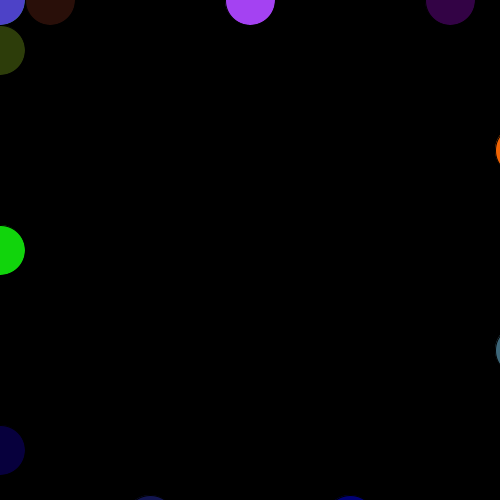
Frame 1 (no input)
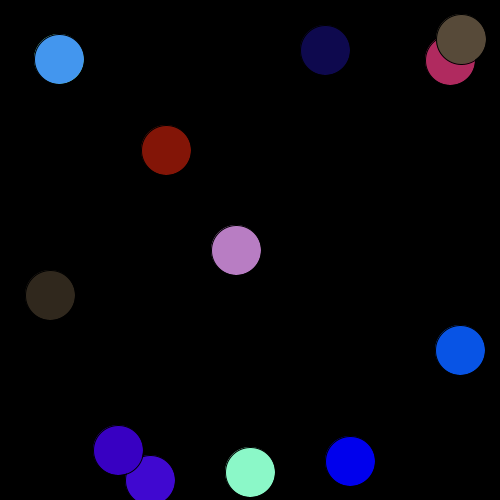
Frame 60 (the mouse pressed at the canvas centre just before this capture)
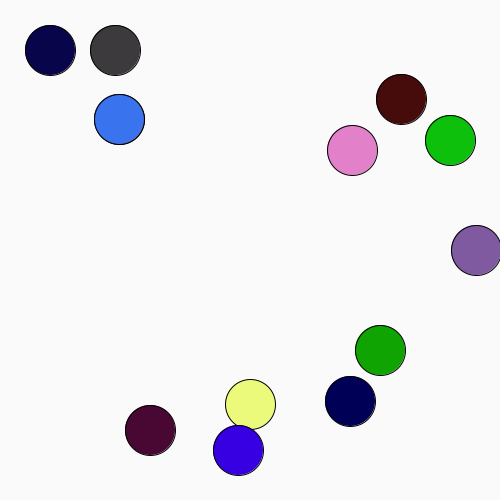
Frame 120 (the mouse held since frame 60 and released just before this capture)

The Processing sketch that drew these frames (run headless with seeded random() and noise(); from frame 60 on, the mouse is pressed at the canvas centre):

// Processing sketch: processing_176509
// ── processing_176509.pde

int y = 0;
int j = 520;
int k = 520;
int l = 0;
int m = 0;
//circulos paralelos
int a = 0;
int b = 520;
int c = 520;
int d = 0;
int e = 0;
//circulos en x
int x = 0;
int z = 0;
int p = 520;
int q = -20;
void setup() {
size(500,500);
//Stroke();
background(255);
  

   
}
void draw(){
float value1 = random(100,80);
background(mouseX,mouseY);
//y
fill(random(255),random(255),random(255));
ellipse(250,y,50,50);
//j

fill(random(80),random(25),random(255));
ellipse(150,j,50,50);
//k

fill(random(0),random(0),random(255));
ellipse(350,k,50,50);
//l
fill(random(75),random(45),random(100));
ellipse(50,l,50,50);
//m
fill(random(255),random(200),random(200));
ellipse(450,m,50,50);
//circulos paralelos, a
fill(random(100),random(100),random(100));
ellipse(a,50,50,50);
//b
fill(random(255),random(255),random(255));
ellipse(b,150,50,50);
//c
fill(random(255),random(255),random(255));
ellipse(c,350,50,50);
//d
fill(random(255),random(255),random(255));
ellipse(d,250,50,50);
//e
fill(random(255),random(0),random(255));
ellipse(e,450,50,50);
//circulo en equis, x y z
fill(random(255),random(255),random(0));
ellipse(x,z,50,50);
//p y q
fill(random(255),random(255),random(255));
ellipse(x,z,50,50);
//declaracion de las variables
fill(random(150),random(150),random(150));
ellipse(p,q,50,50);
if(y<520){
  y=y+8;
}else if(y>500){
  y= -20;
}

//segundo circulo
if(j>-20){
  j=j-10;
}else if(j<0){
  j= 520;
}

//tercer circulo
if(k>-20){
  k=k-1;
}else if(k<0){
  k= 520;
}
//cuarto circulo
if(l<520){
  l=l+5;
}else if(l>500){
  l= -20;
}
//quinto circulo
if(m<520){
  m=m+20;
}else if(m>500){
  m= -20;
}
//circulos paralelos
if(a<520){
  a=a+15;
}else if(a>500){
  a= -20;
}
//b
if(b>-20){
  b=b-6;
}else if(b<0){
  b= 520;
}
if(c>-20){
  c=c-20;
}else if(c<0){
  c= 520;
}
if(d<520){
  d=d+4;
}else if(d>500){
  d= -20;
}
if(e<520){
  e=e+2;
}else if(e>500){
  e= -20;
}
//circulos en equis, x y z
if(x<520 && z<520){
  x=x+1; z=z+1; 
}else if(x>500 && z>500){
  x= -20; z= -20;
}
//p y q
if(p>-20 && q<520){
  p=p-1; q=q+1; 
}else if(p<0 && q>500){
  p= 520; q= -20;
}
}
